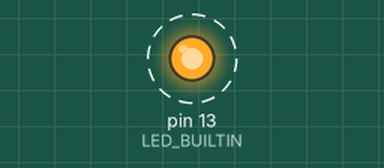
Simulated run of this sketch. Board: Arduino Nano, built with avr-gcc and run on an emulated ATmega328P. On the bench: output pins drawn as LEDs (lit = HIGH). Dashed ring = blinking.

Above: at 0.03 s.
Timing chart, 0 to 3.0 s (numbered marks = the images above):
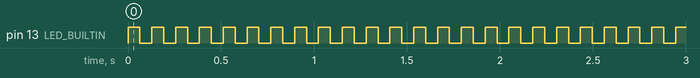

The sketch:

blink64ms.ino
```cpp
////////////////////////////////////////////////////////////////////////////////
//                                                                            //
//  Filename: blink64ms.ino                                                   //
//                                                                            //
//  Function: To blink the built-in LED at 64 ms interval time.               //
//                                                                            //
//  Platform: Arduino NANO, LGT8F328, STM32F103C8T6.                          //
//                                                                            //
//  Notation: Published on 11.1.2021, last updated 18.1.2021                  //
//            written by Ricky Gai, Nexuz Innovation.                         //
//                                                                            //
////////////////////////////////////////////////////////////////////////////////

// NOTE: You may set 1 or 0 at the directive #if below,
//
//       1...blink at 64 ms
//       0...blink at 1000 ms
#if 1
    const int BLINK_SPEED = 64;   // 64 ms
#else
    const int BLINK_SPEED = 1000; // 1000 ms = 1 second
#endif

// setup() will be executed one cycle only.
void setup()
{
    // initialize digital pin LED_BUILTIN as an output.
    pinMode( LED_BUILTIN, OUTPUT );
}

// WARNING: Don't put endless loop ( eg. for loop ) within this
//          loop() otherwise the Serial communication will be blocked.
void loop()
{
    digitalWrite( LED_BUILTIN, HIGH );
    delay( BLINK_SPEED );

    digitalWrite( LED_BUILTIN, LOW );
    delay( BLINK_SPEED );
}

/// END OF FILE ////////////////////////////////////////////////////////////////
```

Measured:
- by itself, pin 13 (LED_BUILTIN): alternates HIGH for 0.06 s and LOW for 0.06 s
